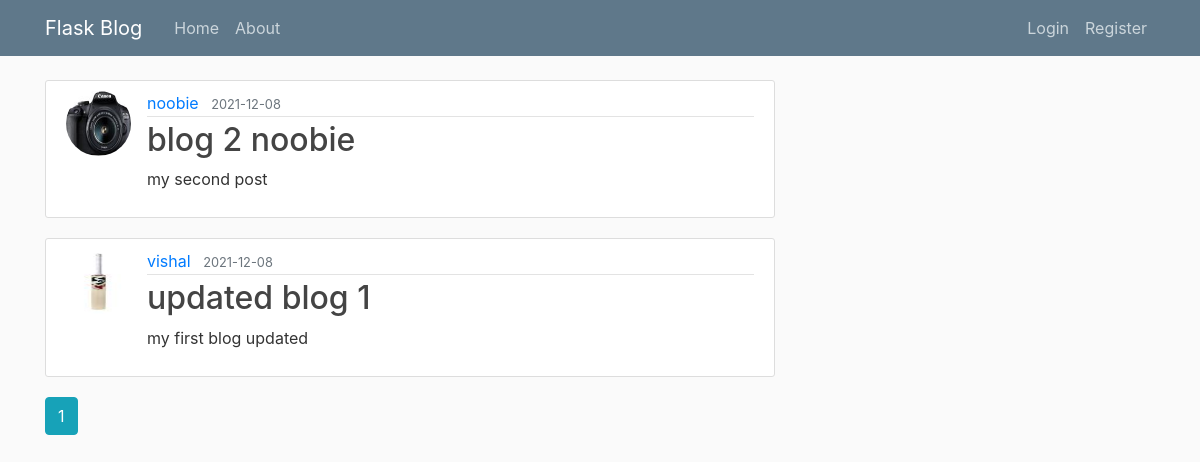
The app's page /, older data.
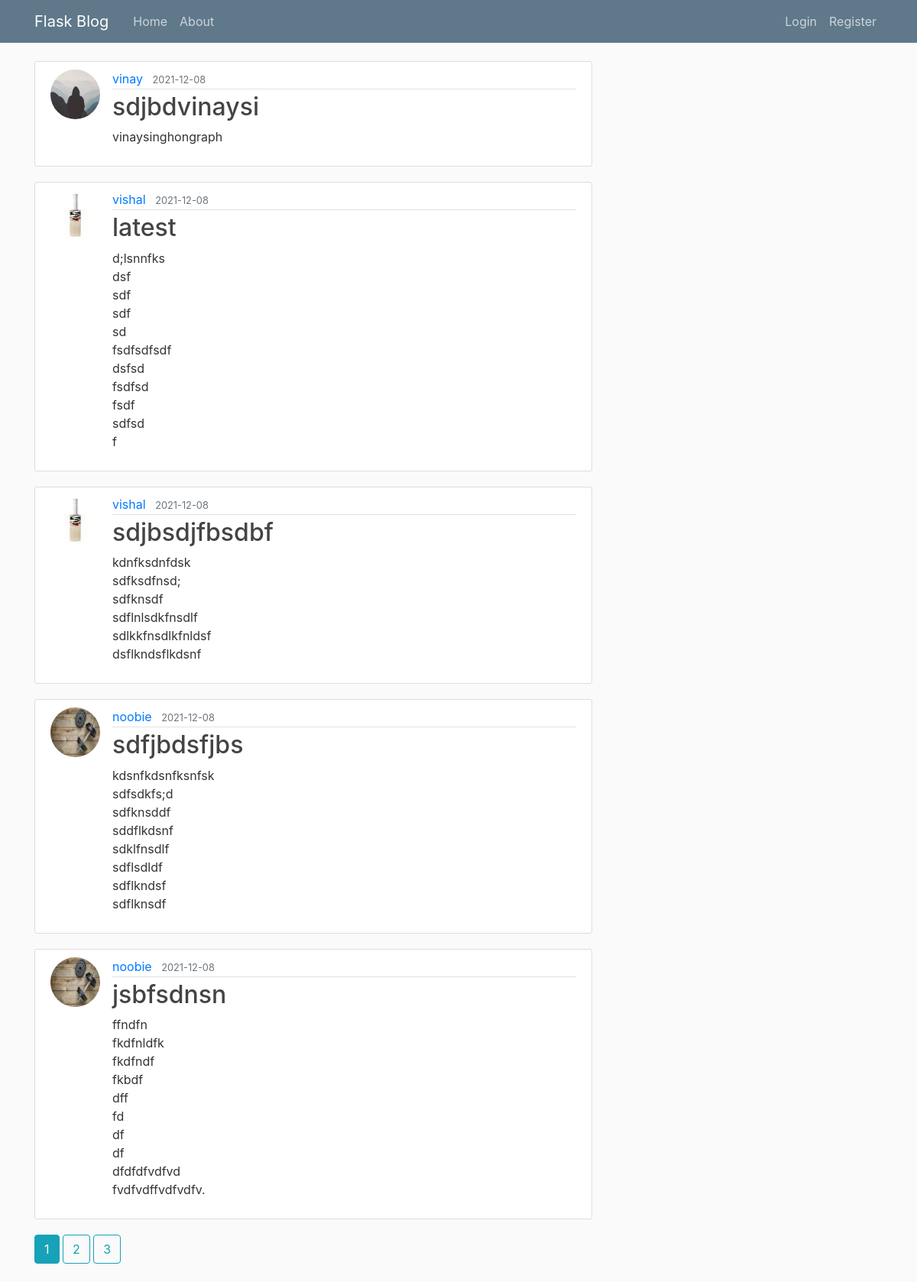
The same page, newer data.
### flask_blog/models.py (models this page shows, shortened)
class Post(db.Model):
    id = db.Column(db.Integer,primary_key=True)
    title = db.Column(db.String(100),nullable=False)
    date_posted = db.Column(db.DateTime,nullable=False,default=datetime.utcnow)
    content = db.Column(db.Text, nullable=False)
    user_id =db.Column(db.Integer,db.ForeignKey('user.id'),nullable=False)

class User(db.Model, UserMixin):
    id = db.Column(db.Integer, primary_key=True)
    username = db.Column(db.String(20), unique=True, nullable=False)
    email = db.Column(db.String(120), unique=True, nullable=False)
    image_file = db.Column(db.String(20), nullable=False,default='default.jpg')
    password = db.Column(db.String(60), nullable=False)
    posts = db.relationship('Post', backref='author', lazy=True)

### flask_blog/main/routes.py (the view)
@main.route("/")
def home():
    page = request.args.get('page', 1, type=int)
    posts = Post.query.order_by(Post.date_posted.desc()).paginate(page=page,per_page=5)
    return render_template("home.html",posts=posts)

### flask_blog/templates/home.html (shortened to what this page needs)
{% extends "base.html" %}
{% block content %}
    {% for post in posts.items %}
        <article class="media content-section">
          <img class="rounded-circle article-img" src="{{ url_for('static', filename='profile_pictures/' + post.author.image_file) }}">
          <div class="media-body">
            <div class="article-metadata">
              <a class="mr-2" href="{{url_for('users.user_post',username=post.author.username)}}">{{ post.author.username }}</a>
              <small class="text-muted">{{ post.date_posted.strftime('%Y-%m-%d') }}</small>
            </div>
            <h2><a class="article-title" href="{{ url_for('posts.post',post_id=post.id) }}">{{ post.title }}</a></h2>
            <p class="article-content">{{ post.content }}</p>
          </div>
        </article>
    {% endfor %}
    {% for page_num in posts.iter_pages(left_edge=1, right_edge=1,left_current=1, right_current=2) %}
      {% if page_num %}
        {% if posts.page == page_num %}
          <a class="btn btn-info mb-4" href="{{ url_for('main.home',page=page_num)}}">{{ page_num }}</a>
        {% else %}
           <a class="btn btn-outline-info mb-4" href="{{ url_for('main.home',page=page_num)}}">{{ page_num }}</a>
        {% endif %}
      {% endif %}
    {% endfor %}
{% endblock content %}

Row changes from the older to the newer data that the page shows:
no longer on this page (row unchanged): Post: image_file (picture), author.username "noobie", date_posted "2021-12-08", title "blog 2 noobie", content "my second post"
no longer on this page (row unchanged): Post: image_file (picture), author.username "vishal", date_posted "2021-12-08", title "updated blog 1", content "my first blog updated"
added Post: image_file (placeholder picture), author.username "vinay", date_posted "2021-12-08", title "sdjbdvinaysi", content "vinaysinghongraph"
added Post: image_file (picture), author.username "vishal", date_posted "2021-12-08", title "latest", content "d;lsnnfks dsf sdf sdf sd fsdfsdfsdf dsfsd fsdfsd fsdf sdfsd f"
added Post: image_file (picture), author.username "vishal", date_posted "2021-12-08", title "sdjbsdjfbsdbf", content "kdnfksdnfdsk sdfksdfnsd; sdfknsdf sdflnlsdkfnsdlf sdlkkfnsdlkfnldsf dsflkndsflkdsnf"
added Post: image_file (picture), author.username "noobie", date_posted "2021-12-08", title "sdfjbdsfjbs", content "kdsnfkdsnfksnfsk sdfsdkfs;d sdfknsddf sddflkdsnf sdklfnsdlf sdflsdldf sdflkndsf sdflknsdf"
added Post: image_file (picture), author.username "noobie", date_posted "2021-12-08", title "jsbfsdnsn", content "ffndfn fkdfnldfk fkdfndf fkbdf dff fd df df dfdfdfvdfvd fvdfvdffvdfvdfv."
Text that changed along with them:
new list line: "2"
new list line: "3"
